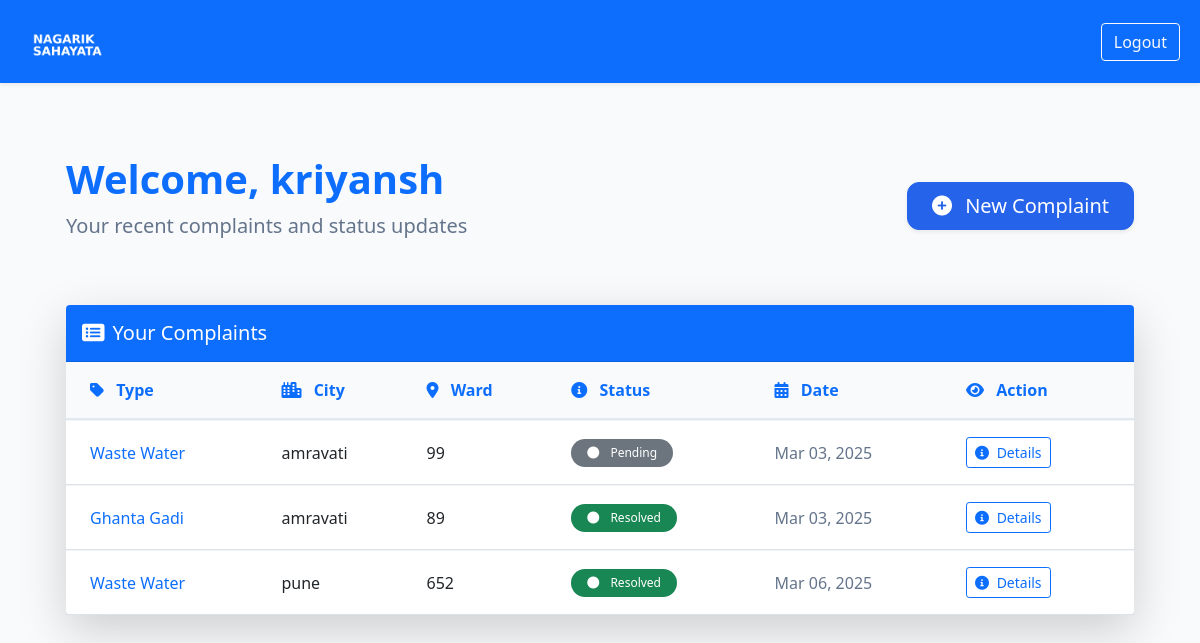
/dashboard/ (signed in), run on the app's committed database.
### complaints/models.py (models this page shows, shortened)
class Complaint(models.Model):
    COMPLAINT_TYPES = (
        ('street_light', 'Street Light'),
        ('ghanta_gadi', 'Ghanta Gadi'),
        ('waste_water', 'Waste Water'),
        ('road', 'Road'),
    )
    STATUS_CHOICES = (
        ('pending', 'Pending'),
        ('in_progress', 'In Progress'),
        ('resolved', 'Resolved'),
    )
    user = models.ForeignKey(User, on_delete=models.CASCADE)
    complaint_type = models.CharField(max_length=50, choices=COMPLAINT_TYPES,default="General")
    city = models.CharField(
        max_length=100,
        default='Unknown',  # Default value added
        blank=False,
        null=False
    )
    ward_number = models.IntegerField(
        default=0,  # Default value added
        blank=False,
        null=False
    )
    landmark = models.CharField(max_length=255, blank=True, null=True)
    description = models.TextField()
    created_at = models.DateTimeField(auto_now_add=True)
    status = models.CharField(
        max_length=20,
        choices=STATUS_CHOICES,
        default='pending'
    )

### complaints/views.py (the view)
# urls.py: path('dashboard/', views.user_dashboard, name='user_dashboard'),
@login_required
def user_dashboard(request):
    complaints = Complaint.objects.filter(user=request.user)
    return render(request, 'user_dashboard.html', {'complaints': complaints})

### complaints/templates/user_dashboard.html (shortened to what this page needs)
{% extends 'base.html' %}
{% block content %}
<div class="container-fluid px-4" style="min-height: 100vh;">
    <div class="d-flex justify-content-between align-items-center mb-5 pt-4">
        <div>
            <h1 class="display-6 fw-bold text-primary mb-2">Welcome, {{ user.username }}</h1>
            <p class="lead text-muted">Your recent complaints and status updates</p>
        </div>
        <a href="{% url 'add_complaint' %}" class="btn btn-primary btn-lg px-4 py-2 shadow-sm">
            <i class="fas fa-plus-circle me-2"></i> New Complaint
        </a>
    </div>
    <div class="card border-0 shadow-lg rounded-3">
        <div class="card-header bg-primary text-white py-3 rounded-top">
            <h5 class="mb-0 fw-semibold"><i class="fas fa-list-alt me-2"></i>Your Complaints</h5>
        </div>
        <div class="card-body p-0">
            <div class="table-responsive">
                <table class="table table-hover align-middle mb-0">
                    <thead class="bg-light">
                        <tr class="text-primary">
                            <th class="ps-4"><i class="fas fa-tag me-2"></i> Type</th>
                            <th><i class="fas fa-city me-2"></i> City</th>
                            <th><i class="fas fa-map-marker-alt me-2"></i> Ward</th>
                            <th><i class="fas fa-info-circle me-2"></i> Status</th>
                            <th><i class="fas fa-calendar-alt me-2"></i> Date</th>
                            <th class="pe-4"><i class="fas fa-eye me-2"></i> Action</th>
                        </tr>
                    </thead>
                    <tbody>
                        {% for complaint in complaints %}
                        <tr>
                            <td class="ps-4 fw-medium text-primary">{{ complaint.get_complaint_type_display }}</td>
                            <td>{{ complaint.city }}</td>
                            <td>{{ complaint.ward_number }}</td>
                            <td>
                                <span class="badge rounded-pill py-2 px-3
                                    {% if complaint.status == 'resolved' %}bg-success
                                    {% elif complaint.status == 'in_progress' %}bg-warning text-dark
                                    {% else %}bg-secondary{% endif %}">
                                    <i class="fas fa-circle me-2 small-icon"></i>
                                    {{ complaint.get_status_display }}
                                </span>
                            </td>
                            <td class="text-muted">{{ complaint.created_at|date:"M d, Y" }}</td>
                            <td class="pe-4">
                                <a href="{% url 'complaint_detail' complaint.id %}" class="btn btn-outline-primary btn-sm">
                                    <i class="fas fa-info-circle me-1"></i> Details
                                </a>
                            </td>
                        </tr>
                        {% empty %}
                        <tr>
                            <td colspan="6" class="text-center text-muted py-3">No complaints found.</td>
                        </tr>
                        {% endfor %}
                    </tbody>
                </table>
            </div>
        </div>
    </div>
</div>
{% endblock %}

### complaints/static/css/style.css (style rules this page uses)
:root { --primary-color: #2563eb; --primary-hover: #1d4ed8; }
.btn-primary { background-color: var(--primary-color); border-color: var(--primary-color); }
.card { border-radius: 1.25rem; }
.btn-lg { padding: 0.75rem 1.5rem; border-radius: 0.75rem; font-weight: 500; }
.text-muted { color: #64748b !important; }
.bg-light { background-color: #f8fafc !important; }
.table { border-collapse: separate; border-spacing: 0; }
.table thead th { border-bottom: 2px solid #e2e8f0; border-top: none; }
.table td, .table th { padding: 1rem; vertical-align: middle; border-top: 1px solid #f1f5f9; }
.badge { padding: 0.5em 0.75em; font-weight: 500; }

### data on the page
Complaint: complaint_type "Waste Water", city "amravati", ward_number "99", status "Pending", created_at "Mar 03, 2025"
Complaint: complaint_type "Ghanta Gadi", city "amravati", ward_number "89", status "Resolved", created_at "Mar 03, 2025"
Complaint: complaint_type "Waste Water", city "pune", ward_number "652", status "Resolved", created_at "Mar 06, 2025"

### other printed values
{{ user.username }} "kriyansh"
